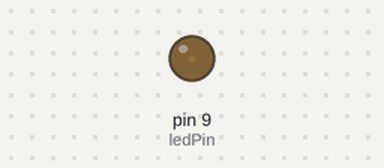
Bench run of a sketch on a simulated Arduino Uno, built with avr-gcc and run on an emulated ATmega328P. Shown: output pins drawn as LEDs (lit = HIGH).

Above: at 0.05 s.
At 1.8 s:
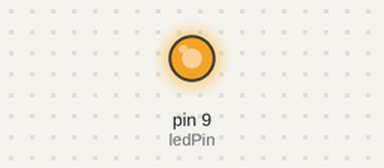
At 2.7 s:
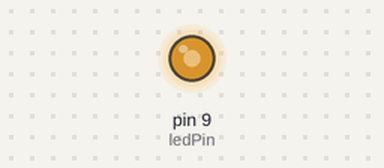
At 3.6 s:
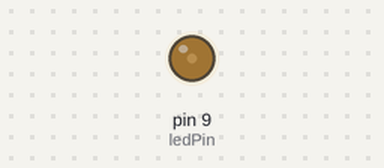
Timing chart, 0 to 5.8 s (numbered marks = the images above):
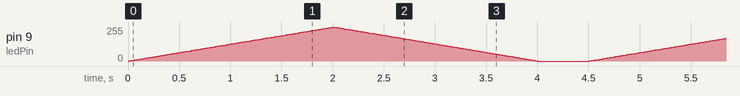

The sketch:

Fading_led.ino
```cpp
const int ledPin = 9;

void setup() {
  pinMode(ledPin, OUTPUT);
}

void loop() {
  unsigned long cycleTime = millis() % 4500; /*The circle is 4500 ms totally
											                       2000ms Fade from off to full brightness
                                             2000ms Fade from full brightness to off
                                             500ms Staying off before the next loop*/

  int brightness;

  if (cycleTime < 2000) {
    // Fade from off to full brightness over 2 seconds.
    brightness = map(cycleTime, 0, 2000, 0, 255);
  } else if (cycleTime < 4000) {
    // Fade back to off over 2 seconds.
    brightness = map(cycleTime, 2000, 4000, 255, 0);
  } else {
    // Stay off for half a second.
    brightness = 0;
  }

  analogWrite(ledPin, brightness);
  delay(5);
}
```
